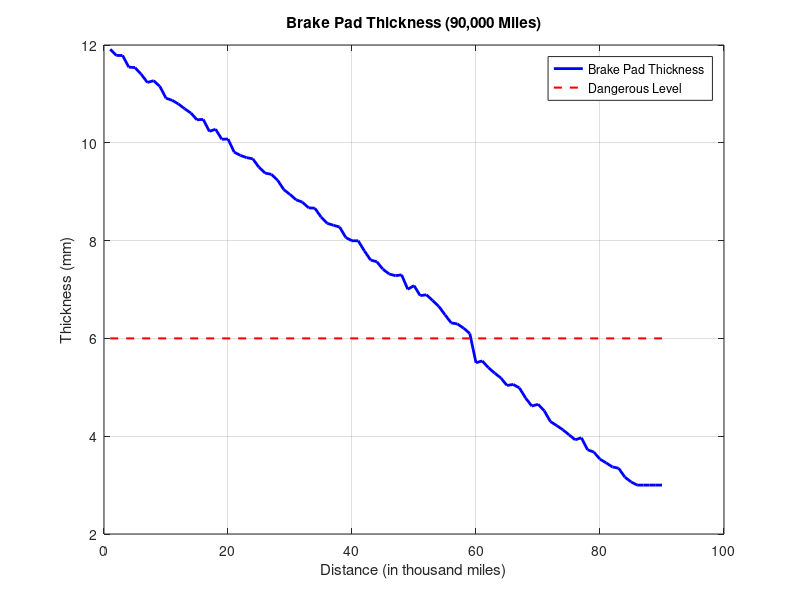

MATLAB code for this plot:
% Declare variables.
initialThickness = 12; % mm.
totalMiles = 90; % thousand miles.
distance = 1:totalMiles; % distance range.
thickness = zeros(1, totalMiles); % thickness array.
dangerousLevel = 6; % dangerous mm threshold.
degradationRate = (initialThickness - 3) / totalMiles; % The world accurate degradation rate.
randomDegradationRange = 0.1; % Simulated degradation rate.

% Simulate brake pad degradation over 90k miles.
for t = 1:totalMiles
    dailyDegradation = -randomDegradationRange + 2 * randomDegradationRange * rand;
    thickness(t) = initialThickness - degradationRate * t + dailyDegradation;

    if thickness(t) < dangerousLevel
        dailyDegradation = -randomDegradationRange + 2 * randomDegradationRange * (rand - 2);
        thickness(t) = initialThickness - degradationRate * t + dailyDegradation;
    end
    
    % Ensure thickness does not go below a certain minimum in the simulation.
    if thickness(t) < 3
        thickness(t) = 3;
    end
end

% Create a matrix for the data.
data = [distance; thickness]';

% Save the data to a CSV file.
csvwrite('brake_pad_thickness.csv', data);

% Plot the results.
figure;
plot(distance, thickness, 'b', 'LineWidth', 2);
xlabel('Distance (in thousand miles)');
ylabel('Thickness (mm)');
title('Brake Pad Thickness (90,000 Miles)');
grid on;

% Add a horizontal line for the dangerous level.
hold on;
plot([1, totalMiles], [dangerousLevel, dangerousLevel], 'r--', 'LineWidth', 1.5);
legend('Brake Pad Thickness', 'Dangerous Level');

% Save the graph as a PNG file.
saveas(gcf, 'brake_pad_thickness.png');
